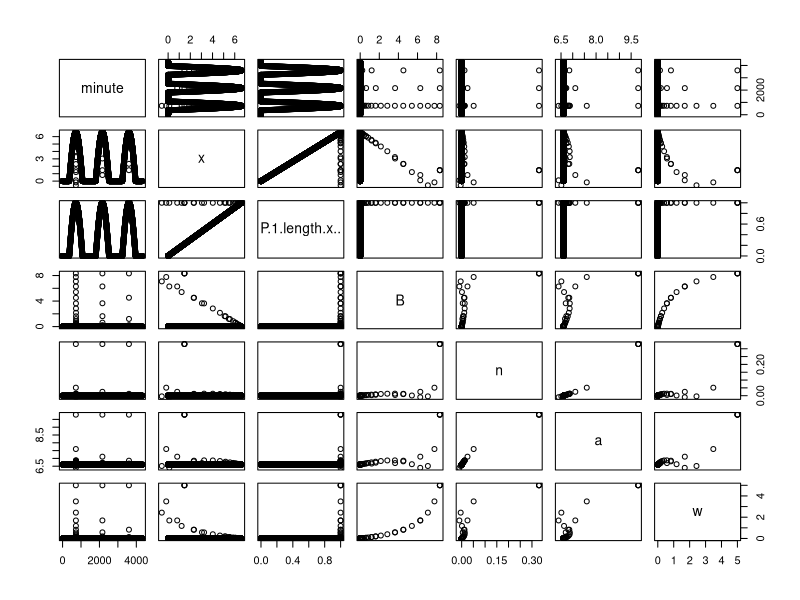

The R script that drew this image:
#### Pitcher plant O2 simulation - stack algorithm
### Nathan Justice
## Last edited: 08June2015

# 6:00 sunrise = 360
# 12:00 noon = 720
# 18:00 sunset = 1080

## Variables ##

days <- 3 # total number of days
k <- 1 # carrying capacity
food <- FALSE # presence of food
feedingTime <- 720 # time at which food is added
foodWeight <- 5 # weight of food
aMax <- 10 # maximum value of augmentation
aMin <- 1 # minimum value of augmentation
beta <- 0.0005 # constant
s <- 10 # constant
d <- 0.5 # constant
c <- 100 # constant
Bscaler <- 10 # scales biological oxygen demand values
minute <- vector(mode="numeric") # t/time variable
x <- vector(mode="numeric") # amount of o2
a <- vector(mode="numeric") # augmentation function
P <- vector(mode="numeric") # photosynthesis
B <- vector(mode="numeric") # biological o2 demand
n <- vector(mode="numeric") # amount of nutrients
w <- vector(mode="numeric") # amount of food

## Functions ##

light <- function(days){
  out <- sin(2*pi*(1:720)/1440)
  out[out < 0] <- 0
  out <- c(rep(0,720/2), out, rep(0,720/2))
  rep(out, days)
}

PAR <- function(days, rise=6, set=18){
  out <- rep(0, 1440)
  out[(rise*60):(set*60)] <- 1
  rep(out, days)
}

## Initialization ##

# simulate photosynthesis as fixed values
P <- light(days)*PAR(days=days)

# initial nutrient value
n <- 0

# initial augmentation value
a <- ((aMax-aMin)/(1+exp((-s*n)-d)))+aMin

# initial biological o2 demand
B <- 0/(k+0)

# o2 at minute=0, P=0 b/c unable to index at minute=0
x <- (a*0)-B

# simulate until food is first added (feedingTime=720)
# loop runs until feedingTime-2 b/c food is added AT minute=720
for(i in 1:(feedingTime-2)){
  # augmentation function - default value
  a <- c(a, ((aMax-aMin)/(1+exp((-s*n[i])-d)))+aMin)

  # biological oxygen demand - default value (no food = no microbes)
  B <- c(B, 0/(k+0))

  # calculate o2 amount - product of photosynthesis alone (no food)
  x <- c(x, (a[i]*P[i])-B[i])

  # amount of food - no food
  w <- c(w, 0)

  # amount of nutrients - no nutrients
  n <- c(n, 0)

  # adjust minute
  minute <- c(minute, i)
}

# adjust minute
minute <- c(minute, length(minute)+1)

# adjust amount of food
w <- c(w, w[length(w)])

for(z in 1:days){
  # add food
  food <- TRUE
  w <- c(w, foodWeight)

  # run simulation for a full day
  for(j in 1:1440){
    # adjust minute
    minute <- c(minute, length(minute)+1)

    # adjust biological o2 demand
    B <- c(B, (w[length(minute)]/(k+w[length(minute)]))*Bscaler)

    # adjust amount of nutrients
    n <- c(n, (w[length(minute)]*x[length(minute)-1])/c)

    # adjust augmentation value
    a <- c(a, ((aMax-aMin)/(1+exp((-s*n[length(minute)])-d)))+aMin)

    # adjust o2 amount
    x <- c(x, (a[length(minute)]*P[length(minute)])-B[length(minute)])

    if(j < 1440){
      # adjust amount of food
      w <- c(w, w[length(minute)]*exp(-beta*(length(minute)+1)))
    }
  }
}

# trim objects to appropriate time
  # omitted values aren't relevant
minute <- minute[1:length(P)]
B <- B[1:length(P)]
n <- n[1:length(P)]
a <- a[1:length(P)]
x <- x[1:length(P)]
w <- w[1:length(P)]

data <- data.frame(minute, x, P[1:length(x)], B, n, a, w)
pairs(data)
